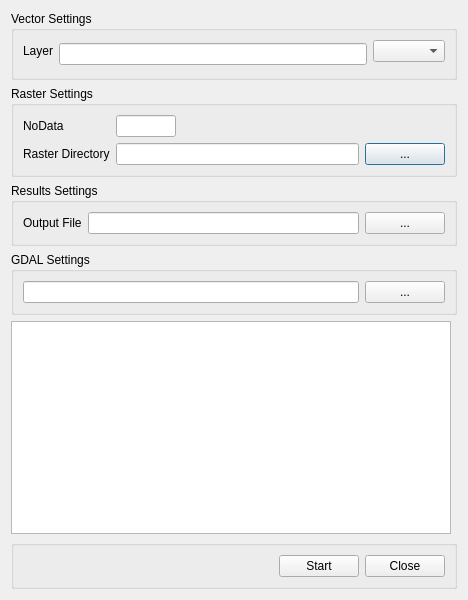
<?xml version="1.0" encoding="UTF-8"?>
<ui version="4.0">
 <class>qgsStatsForm</class>
 <widget class="QDialog" name="qgsStatsForm">
  <property name="geometry">
   <rect>
    <x>0</x>
    <y>0</y>
    <width>468</width>
    <height>600</height>
   </rect>
  </property>
  <property name="minimumSize">
   <size>
    <width>468</width>
    <height>343</height>
   </size>
  </property>
  <property name="maximumSize">
   <size>
    <width>468</width>
    <height>600</height>
   </size>
  </property>
  <property name="windowTitle">
   <string>Raster Stats by Features</string>
  </property>
  <property name="windowIcon">
   <iconset resource="resource.qrc">
    <normaloff>:/img/logo.png</normaloff>:/img/logo.png</iconset>
  </property>
  <property name="modal">
   <bool>true</bool>
  </property>
  <layout class="QGridLayout" name="gridLayout_6">
   <item row="0" column="0" colspan="2">
    <widget class="QGroupBox" name="groupBox">
     <property name="title">
      <string>Vector Settings</string>
     </property>
     <layout class="QGridLayout" name="gridLayout">
      <item row="1" column="1" rowspan="2">
       <widget class="QLineEdit" name="txtCurrentVectorLayer"/>
      </item>
      <item row="1" column="0">
       <widget class="QLabel" name="label">
        <property name="text">
         <string>Layer</string>
        </property>
       </widget>
      </item>
      <item row="1" column="2">
       <widget class="QComboBox" name="cboFields"/>
      </item>
     </layout>
    </widget>
   </item>
   <item row="1" column="0" colspan="2">
    <widget class="QGroupBox" name="groupBox_2">
     <property name="title">
      <string>Raster Settings</string>
     </property>
     <layout class="QGridLayout" name="gridLayout_2">
      <item row="2" column="2">
       <widget class="QLineEdit" name="txtPathDirRasters">
        <property name="toolTip">
         <string>&lt;html&gt;&lt;head/&gt;&lt;body&gt;&lt;p align=&quot;justify&quot;&gt;Select a directory where you store the images.&lt;/p&gt;&lt;/body&gt;&lt;/html&gt;</string>
        </property>
        <property name="text">
         <string/>
        </property>
       </widget>
      </item>
      <item row="0" column="0">
       <widget class="QLabel" name="label_4">
        <property name="text">
         <string>NoData</string>
        </property>
       </widget>
      </item>
      <item row="2" column="0">
       <widget class="QLabel" name="label_2">
        <property name="text">
         <string>Raster Directory</string>
        </property>
       </widget>
      </item>
      <item row="2" column="3">
       <widget class="QPushButton" name="btnRasterDir">
        <property name="text">
         <string>...</string>
        </property>
       </widget>
      </item>
      <item row="0" column="2">
       <widget class="QLineEdit" name="txtNoData">
        <property name="maximumSize">
         <size>
          <width>60</width>
          <height>16777215</height>
         </size>
        </property>
       </widget>
      </item>
     </layout>
    </widget>
   </item>
   <item row="3" column="0" colspan="2">
    <widget class="QGroupBox" name="groupBox_5">
     <property name="title">
      <string>GDAL Settings</string>
     </property>
     <layout class="QGridLayout" name="gridLayout_3">
      <item row="0" column="1">
       <widget class="QPushButton" name="btnGDALPath">
        <property name="text">
         <string>...</string>
        </property>
       </widget>
      </item>
      <item row="0" column="0">
       <widget class="QLineEdit" name="txtGDALPath">
        <property name="toolTip">
         <string>&lt;html&gt;&lt;head/&gt;&lt;body&gt;&lt;p&gt;Input the full path to name file output. Here we store all results of calcs in a text file with delimiter (csv)&lt;/p&gt;&lt;/body&gt;&lt;/html&gt;</string>
        </property>
       </widget>
      </item>
     </layout>
    </widget>
   </item>
   <item row="2" column="0" colspan="2">
    <widget class="QGroupBox" name="groupBox_3">
     <property name="title">
      <string>Results Settings</string>
     </property>
     <layout class="QGridLayout" name="gridLayout_5">
      <item row="0" column="0">
       <widget class="QLabel" name="label_3">
        <property name="text">
         <string>Output File</string>
        </property>
       </widget>
      </item>
      <item row="0" column="1">
       <widget class="QLineEdit" name="txtOutputFileResult">
        <property name="toolTip">
         <string>&lt;html&gt;&lt;head/&gt;&lt;body&gt;&lt;p&gt;Input the full path to name file output. Here we store all results of calcs in a text file with delimiter (csv)&lt;/p&gt;&lt;/body&gt;&lt;/html&gt;</string>
        </property>
       </widget>
      </item>
      <item row="0" column="2">
       <widget class="QPushButton" name="btnOutFileResult">
        <property name="text">
         <string>...</string>
        </property>
       </widget>
      </item>
     </layout>
    </widget>
   </item>
   <item row="5" column="0" colspan="2">
    <widget class="QGroupBox" name="groupBox_4">
     <property name="title">
      <string/>
     </property>
     <layout class="QGridLayout" name="gridLayout_4">
      <item row="1" column="1">
       <widget class="QPushButton" name="btnStart">
        <property name="text">
         <string>Start</string>
        </property>
       </widget>
      </item>
      <item row="1" column="2">
       <widget class="QPushButton" name="btnClose">
        <property name="text">
         <string>Close</string>
        </property>
       </widget>
      </item>
      <item row="1" column="0">
       <spacer name="horizontalSpacer_2">
        <property name="orientation">
         <enum>Qt::Horizontal</enum>
        </property>
        <property name="sizeHint" stdset="0">
         <size>
          <width>40</width>
          <height>20</height>
         </size>
        </property>
       </spacer>
      </item>
     </layout>
    </widget>
   </item>
   <item row="4" column="0">
    <widget class="QListWidget" name="lstLogs"/>
   </item>
  </layout>
 </widget>
 <resources>
  <include location="resource.qrc"/>
 </resources>
 <connections>
  <connection>
   <sender>btnClose</sender>
   <signal>clicked()</signal>
   <receiver>qgsStatsForm</receiver>
   <slot>close()</slot>
   <hints>
    <hint type="sourcelabel">
     <x>416</x>
     <y>253</y>
    </hint>
    <hint type="destinationlabel">
     <x>233</x>
     <y>155</y>
    </hint>
   </hints>
  </connection>
 </connections>
</ui>
